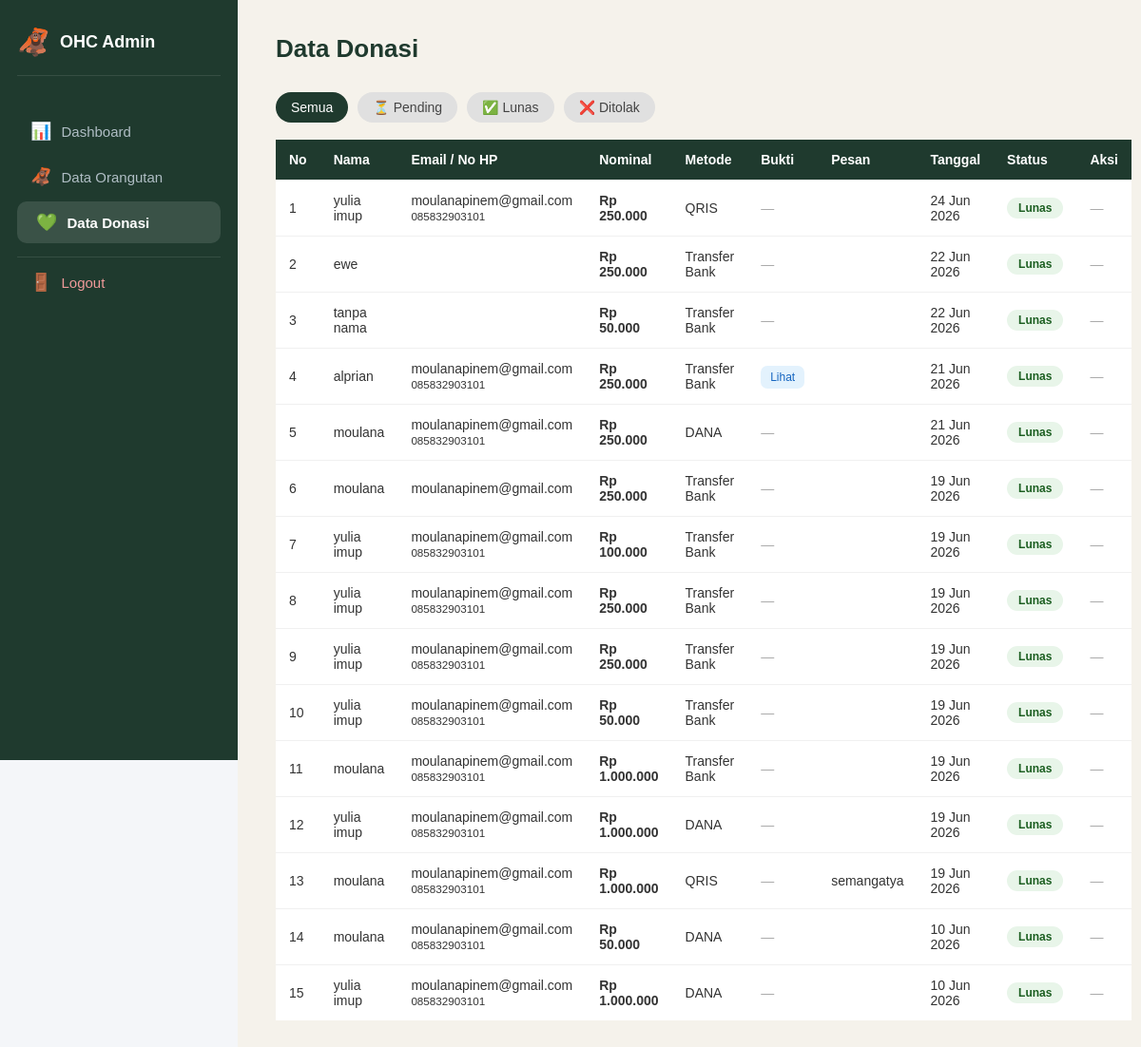
/orangutan_haven_care/admin/data_donasi.php (signed in), run on the app's committed database.
### tables this page shows
CREATE TABLE `donasi` (
  `id_donasi` int(11) NOT NULL,
  `nama_donatur` varchar(100) NOT NULL,
  `email` varchar(100) DEFAULT NULL,
  `no_hp` varchar(20) DEFAULT NULL,
  `no_ewallet` varchar(20) DEFAULT NULL,
  `no_rekening` varchar(30) DEFAULT NULL,
  `nominal` decimal(12,2) NOT NULL,
  `metode_pembayaran` varchar(50) DEFAULT NULL,
  `pesan` text DEFAULT NULL,
  `bukti_bayar` varchar(255) DEFAULT NULL,
  `status` enum('pending','lunas','ditolak') DEFAULT 'pending',
  `tanggal_donasi` timestamp NOT NULL DEFAULT current_timestamp()
);

### orangutan_haven_care/admin/data_donasi.php (the view, shortened to what this page needs)
<?php
include '../config/koneksi.php';
$filter = $_GET['status'] ?? 'semua';
$where  = '';
$data_donasi = mysqli_query($conn, "SELECT * FROM donasi $where ORDER BY tanggal_donasi DESC");
?>
<!DOCTYPE html>
<html lang="id">
<head>
    <link rel="stylesheet" href="../assets/css/style.css">
</head>
<body>
<div class="admin-container">
    <?php include 'sidebar.php'; ?>
    <div class="main-content">
        <div class="topbar">
            <h1>Data Donasi</h1>
        </div>
        <div class="filter-tabs">
            <a href="?status=semua"   class="<?= $filter === 'semua'   ? 'active' : ''; ?>">Semua</a>
            <a href="?status=pending" class="<?= $filter === 'pending' ? 'active' : ''; ?>">⏳ Pending</a>
            <a href="?status=lunas"   class="<?= $filter === 'lunas'   ? 'active' : ''; ?>">✅ Lunas</a>
            <a href="?status=ditolak" class="<?= $filter === 'ditolak' ? 'active' : ''; ?>">❌ Ditolak</a>
        </div>
        <table class="admin-table">
            <thead>
                <tr>
                    <th>No</th>
                    <th>Nama</th>
                    <th>Email / No HP</th>
                    <th>Nominal</th>
                    <th>Metode</th>
                    <th>Bukti</th>
                    <th>Pesan</th>
                    <th>Tanggal</th>
                    <th>Status</th>
                    <th>Aksi</th>
                </tr>
            </thead>
            <tbody>
            <?php $no = 1; while($row = mysqli_fetch_assoc($data_donasi)): ?>
                <tr>
                    <td><?= $no++; ?></td>
                    <td><?= htmlspecialchars($row['nama_donatur']); ?></td>
                    <td>
                        <?= htmlspecialchars($row['email']); ?><br>
                        <small><?= htmlspecialchars($row['no_hp']); ?></small>
                    </td>
                    <td><b>Rp <?= number_format($row['nominal'], 0, ',', '.'); ?></b></td>
                    <td><?= htmlspecialchars($row['metode_pembayaran']); ?></td>
                    <td>
                        <?php if(!empty($row['bukti_bayar'])): ?>
                            <a href="../uploads/bukti/<?= htmlspecialchars($row['bukti_bayar']); ?>" target="_blank" class="btn-lihat">Lihat</a>
                        <?php else: ?>
                            <span style="color:#aaa">—</span>
                        <?php endif; ?>
                    </td>
                    <td><?= htmlspecialchars($row['pesan']); ?></td>
                    <td><?= date('d M Y', strtotime($row['tanggal_donasi'])); ?></td>
                    <td>
                        <span class="badge-status <?= $row['status']; ?>">
                            <?= ucfirst($row['status']); ?>
                        </span>
                    </td>
                    <td>
                        <?php if($row['status'] === 'pending'): ?>
                            <a href="?konfirmasi=<?= $row['id_donasi']; ?>"
                               onclick="return confirm('Konfirmasi donasi ini?')"
                               class="btn-konfirmasi">✅</a>
                            <a href="?tolak=<?= $row['id_donasi']; ?>"
                               onclick="return confirm('Tolak donasi ini?')"
                               class="btn-tolak">❌</a>
                        <?php else: ?>
                            <span style="color:#aaa">—</span>
                        <?php endif; ?>
                    </td>
                </tr>
            <?php endwhile; ?>
            </tbody>
        </table>
    </div>
</div>
</body>
</html>

### orangutan_haven_care/assets/css/style.css (style rules this page uses)
html { scroll-behavior: smooth; }
* { margin: 0; padding: 0; box-sizing: border-box; }
body { background-color: #F5F2EB; font-family: Arial, sans-serif; color: #333; }
.admin-container { display: flex; min-height: 100vh; background-color: #f4f6f9; }
.main-content { margin-left: 260px; padding: 40px; min-height: 100vh; background-color: #F5F2EB; }
.admin-table { width: 100%; border-collapse: collapse; background: white; }
.admin-table th, .admin-table td { padding: 15px; border-bottom: 1px solid #eee; }
.admin-table th { background: #1F3A2E; color: white; }
.main-content { margin-left: 260px; padding: 40px; width: calc(100% - 260px); }
.admin-table { width: 100%; }
*, *::before, *::after { margin: 0; padding: 0; box-sizing: border-box; }
.admin-container { display: flex; min-height: 100vh; }
.main-content { margin-left: 250px; padding: 36px 40px; min-height: 100vh; background: #F5F2EB; width: calc(100% - 250px); }
.topbar { display: flex; justify-content: space-between; align-items: center; margin-bottom: 30px; flex-wrap: wrap; gap: 12px; }
.topbar h1 { font-size: 26px; color: #1F3A2E; }
.admin-table { width: 100%; border-collapse: collapse; }
.admin-table thead tr { background: #1F3A2E; }
.admin-table th { padding: 13px 14px; color: white; font-size: 14px; text-align: left; }
.admin-table td { padding: 13px 14px; border-bottom: 1px solid #f0f0f0; font-size: 14px; vertical-align: middle; }
.admin-table tbody tr:last-child td { border-bottom: none; }
.btn-lihat { text-decoration: none; background: #e3f2fd; color: #1565c0; padding: 5px 10px; border-radius: 7px; font-size: 12px; }
.badge-status { display: inline-block; padding: 4px 12px; border-radius: 20px; font-size: 12px; font-weight: bold; }
.badge-status.lunas { background: #e8f5e9; color: #1b5e20; }
.filter-tabs { display: flex; gap: 10px; margin-bottom: 18px; flex-wrap: wrap; }
.filter-tabs a { text-decoration: none; padding: 8px 16px; border-radius: 20px; font-size: 14px; background: #e0e0e0; color: #444; transition: 0.2s; }
.filter-tabs a.active, .filter-tabs a:hover { background: #1F3A2E; color: white; }

### data on the page
donasi: nama_donatur "yulia imup", email "moulanapinem@gmail.com", no_hp "085832903101", nominal "250.000", metode_pembayaran "QRIS", tanggal_donasi "24 Jun 2026", status "Lunas"
donasi: nama_donatur "ewe", nominal "250.000", metode_pembayaran "Transfer Bank", tanggal_donasi "22 Jun 2026", status "Lunas"
donasi: nama_donatur "tanpa nama", nominal "50.000", metode_pembayaran "Transfer Bank", tanggal_donasi "22 Jun 2026", status "Lunas"
donasi: nama_donatur "alprian", email "moulanapinem@gmail.com", no_hp "085832903101", nominal "250.000", metode_pembayaran "Transfer Bank", tanggal_donasi "21 Jun 2026", status "Lunas"
donasi: nama_donatur "moulana", email "moulanapinem@gmail.com", no_hp "085832903101", nominal "250.000", metode_pembayaran "DANA", tanggal_donasi "21 Jun 2026", status "Lunas"
donasi: nama_donatur "moulana", email "moulanapinem@gmail.com", nominal "250.000", metode_pembayaran "Transfer Bank", tanggal_donasi "19 Jun 2026", status "Lunas"
donasi: nama_donatur "yulia imup", email "moulanapinem@gmail.com", no_hp "085832903101", nominal "100.000", metode_pembayaran "Transfer Bank", tanggal_donasi "19 Jun 2026", status "Lunas"
donasi: nama_donatur "yulia imup", email "moulanapinem@gmail.com", no_hp "085832903101", nominal "250.000", metode_pembayaran "Transfer Bank", tanggal_donasi "19 Jun 2026", status "Lunas"
donasi: nama_donatur "yulia imup", email "moulanapinem@gmail.com", no_hp "085832903101", nominal "250.000", metode_pembayaran "Transfer Bank", tanggal_donasi "19 Jun 2026", status "Lunas"
donasi: nama_donatur "yulia imup", email "moulanapinem@gmail.com", no_hp "085832903101", nominal "50.000", metode_pembayaran "Transfer Bank", tanggal_donasi "19 Jun 2026", status "Lunas"
donasi: nama_donatur "moulana", email "moulanapinem@gmail.com", no_hp "085832903101", nominal "1.000.000", metode_pembayaran "Transfer Bank", tanggal_donasi "19 Jun 2026", status "Lunas"
donasi: nama_donatur "yulia imup", email "moulanapinem@gmail.com", no_hp "085832903101", nominal "1.000.000", metode_pembayaran "DANA", tanggal_donasi "19 Jun 2026", status "Lunas"
donasi: nama_donatur "moulana", email "moulanapinem@gmail.com", no_hp "085832903101", nominal "1.000.000", metode_pembayaran "QRIS", pesan "semangatya", tanggal_donasi "19 Jun 2026", status "Lunas"
donasi: nama_donatur "moulana", email "moulanapinem@gmail.com", no_hp "085832903101", nominal "50.000", metode_pembayaran "DANA", tanggal_donasi "10 Jun 2026", status "Lunas"
donasi: nama_donatur "yulia imup", email "moulanapinem@gmail.com", no_hp "085832903101", nominal "1.000.000", metode_pembayaran "DANA", tanggal_donasi "10 Jun 2026", status "Lunas"
